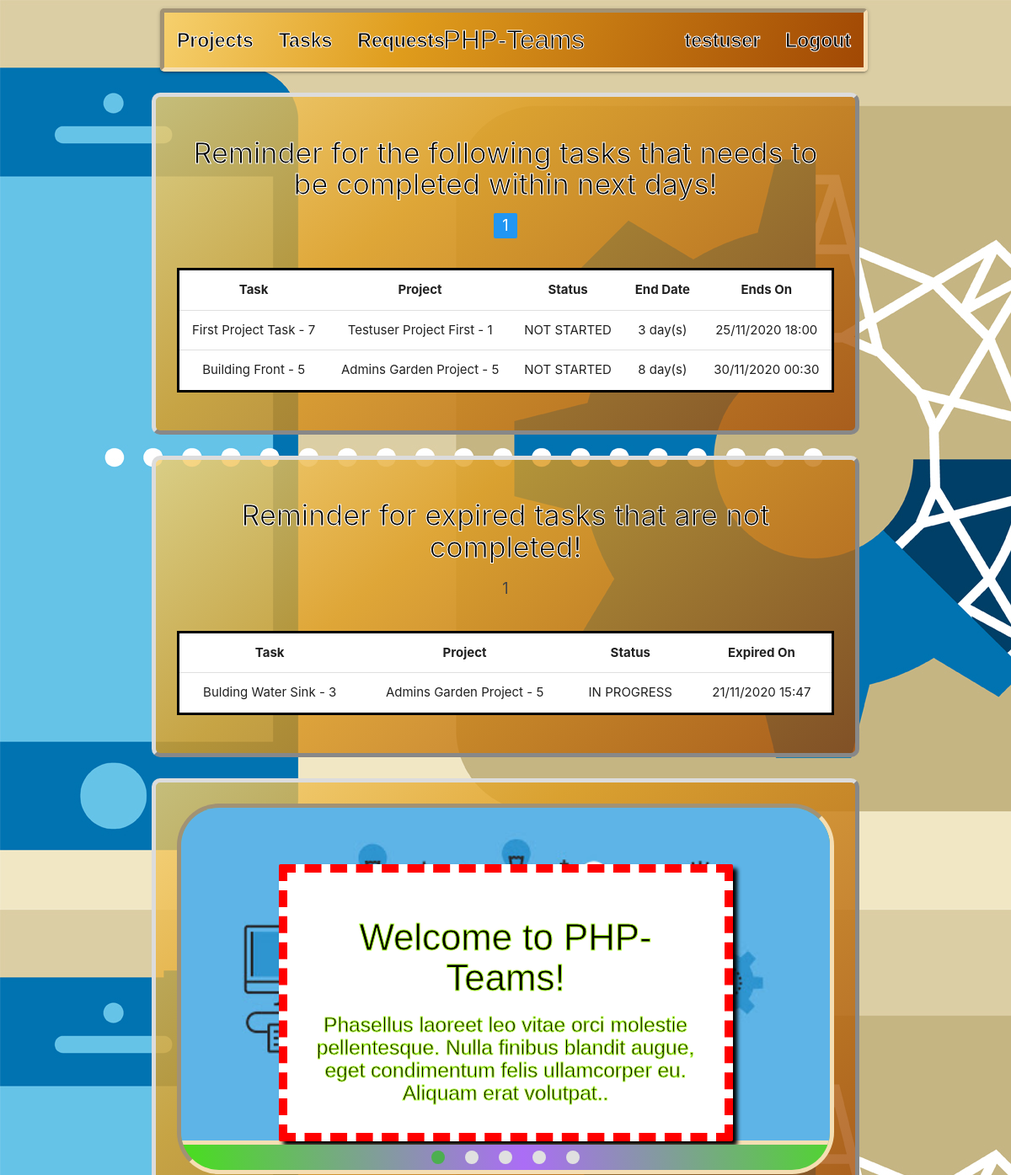
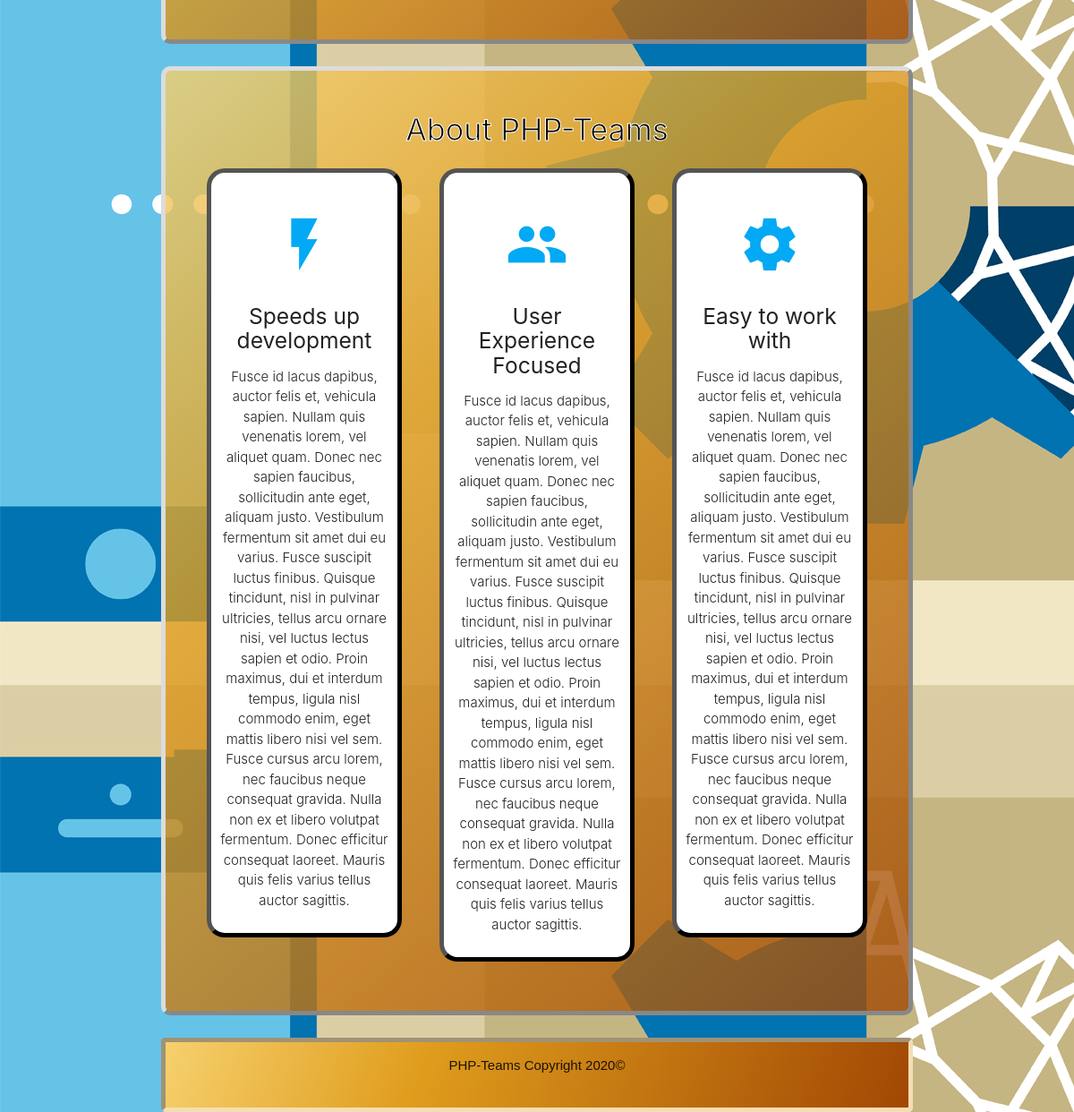
Page / (signed in) on the committed database (2 pictures, top to bottom).
### tables this page shows
CREATE TABLE `task_table` (
  `id` int(11) NOT NULL,
  `name` varchar(255) NOT NULL,
  `description` text NOT NULL,
  `status` varchar(255) NOT NULL,
  `created_by` varchar(255) NOT NULL,
  `updated_by` varchar(255) DEFAULT NULL,
  `date_start` datetime DEFAULT NULL,
  `date_end` datetime DEFAULT NULL,
  `date_created` timestamp NOT NULL DEFAULT current_timestamp(),
  `date_updated` timestamp NULL DEFAULT NULL ON UPDATE current_timestamp(),
  `project_id` int(11) NOT NULL
);

CREATE TABLE `project_table` (
  `id` int(11) NOT NULL,
  `name` varchar(255) NOT NULL,
  `description` text NOT NULL,
  `created_by` varchar(255) NOT NULL,
  `updated_by` varchar(255) DEFAULT NULL,
  `date_created` timestamp NOT NULL DEFAULT current_timestamp(),
  `date_updated` timestamp NULL DEFAULT NULL ON UPDATE current_timestamp(),
  `image` varchar(255) NOT NULL
);

### index.php (the view, shortened to what this page needs)
<!DOCTYPE html>
<html>
<head>
    <?php include(APP_ROOT . 'templates/head.php') ?>
</head>
<body>
    <?php include(APP_ROOT . 'templates/header.php') ?>
    <main class="container">
        <?php
            include('config/db_connect.php');
            if(isset($_SESSION['$user'])){
                $userId = $_SESSION['$userId'];
                $query = "SELECT t.id AS id, t.name AS task, t.status AS status,
                          t.date_end AS dateEnd, p.name AS project, p.id AS projectId,
                          DATEDIFF(t.date_end, now()) as daysEnd
                          FROM task_table t
                          INNER JOIN project_table p ON p.id = t.project_id
                          INNER JOIN user_project_table up ON up.project_id = p.id
                          WHERE up.user_id = '$userId' AND t.status != 'DONE'
                          HAVING daysEnd BETWEEN 1 AND 9
                          ORDER BY daysEnd ASC";
                $result = mysqli_query($connection, $query);
                if($result){
                    $numRows = mysqli_num_rows($result);
                    if($numRows > 0){
                        echo '<section>
                                <div class="row center-align">
                                    <h4>Reminder for the following tasks that needs to be completed within next days!</h4>
                                    <table id="table-tasks" class="highlight responsive-table centered">
                                        <thead>
                                            <th>Task</th>
                                            <th>Project</th>
                                            <th>Status</th>
                                            <th>End Date</th>
                                            <th>Ends On</th>
                                        </thead>
                                        <tbody>';
                        while($row = mysqli_fetch_assoc($result)){
                            echo '<tr>';
                                echo '<td>'. $row['task'] . ' - '. $row['id'] .'</td>';
                                echo '<td>'. $row['project'] . ' - '. $row['projectId'] .'</td>';
                                echo '<td>'. preg_replace("/_/i", " ", $row['status']) .'</td>';
                                echo '<td>'. $row['daysEnd'] . ' ' .'day(s)</td>';
                                $date = strtotime($row['dateEnd']);
                                echo '<td>' . date("d/m/Y H:i", $date) . '</td>';
                            echo '</tr>';
                        }
                        echo '<div class="row center-align">
                                <div class="col-md-12 center text-center">
                                    <ul class="pagination pager"></ul>
                                </div>
                             </div>';
                        echo '</tbody></table></div></section>';
                    }
                }
                $query = "SELECT t.id AS id, t.name AS task, t.status AS status,
                p.name AS project, p.id AS projectId, t.date_end AS dateEnd,
                DATEDIFF(t.date_end, now()) as daysEnd
                FROM task_table t
                INNER JOIN project_table p ON p.id = t.project_id
                INNER JOIN user_project_table up ON up.project_id = p.id
                WHERE up.user_id = '$userId' AND t.status != 'DONE'
                HAVING daysEnd BETWEEN -5 AND 0
                ORDER BY daysEnd ASC";
                $result = mysqli_query($connection, $query);
                if($result){
                    $numRows = mysqli_num_rows($result);
                    if($numRows > 0){
                        echo '<section>
                                <div class="row center-align">
                                    <h4>Reminder for expired tasks that are not completed!</h4>
                                    <table id="table-tasks" class="highlight responsive-table centered">
                                        <thead>
                                            <th>Task</th>
                                            <th>Project</th>
                                            <th>Status</th>
                                            <th>Expired On</th>
                                        </thead>
                                        <tbody>';
                        while($row = mysqli_fetch_assoc($result)){
                            echo '<tr>';
                                echo '<td>'. $row['task'] . ' - '. $row['id'] .'</td>';
                                echo '<td>'. $row['project'] . ' - '. $row['projectId'] .'</td>';
                                echo '<td>'. preg_replace("/_/i", " ", $row['status']) .'</td>';
                                $date = strtotime($row['dateEnd']);
                                echo '<td>' . date("d/m/Y H:i", $date) . '</td>';
                            echo '</tr>';
                        }
                        echo '<div class="row center-align">
                                <div class="col-md-12 center text-center">
                                    <ul class="pagination pager"></ul>
                                </div>
                            </div>';
                        echo '</tbody></table></div></section>';
                    }
                }
            }
        ?>
        <section>
            <div class="row">
                <div class="slider">
                    <ul class="slides">
                        <li>
                            <div class="caption center-align card">
                                <div class="card-content">
                                    <h3 span="card-title">Welcome to PHP-Teams!</h3>
                                    <h5 class="light text-lighten-3">Phasellus laoreet leo vitae orci molestie pellentesque. Nulla finibus blandit augue, eget condimentum felis ullamcorper eu. Aliquam erat volutpat..</h5>
                                </div>
                            </div>
                        </li>
                    </ul>
                </div>
            </div>
        </section>
        <section>
            <div class="row center-align">
                <h4>About PHP-Teams</h4>
                <div class="col s12 m4">
                    <div class="icon-block">
                        <h2 class="center light-blue-text"><i class="material-icons">flash_on</i></h2>
                        <h5 class="center">Speeds up development</h5>
                        <p class="light">Fusce id lacus dapibus, auctor felis et, vehicula sapien. Nullam quis venenatis lorem, vel aliquet quam. Donec nec sapien faucibus, sollicitudin ante eget, aliquam justo. Vestibulum fermentum sit amet dui eu varius. Fusce suscipit luctus finibus. Quisque tincidunt, nisl in pulvinar ultricies, tellus arcu ornare nisi, vel luctus lectus sapien et odio. Proin maximus, dui et interdum tempus, ligula nisl commodo enim, eget mattis libero nisi vel sem. Fusce cursus arcu lorem, nec faucibus neque consequat gravida. Nulla non ex et libero volutpat fermentum. Donec efficitur consequat laoreet. Mauris quis felis varius tellus auctor sagittis.</p>
                    </div>
                </div>
                <div class="col s12 m4">
                    <div class="icon-block">
                        <h2 class="center light-blue-text"><i class="material-icons">group</i></h2>
                        <h5 class="center">User Experience Focused</h5>
                        <p class="light">Fusce id lacus dapibus, auctor felis et, vehicula sapien. Nullam quis venenatis lorem, vel aliquet quam. Donec nec sapien faucibus, sollicitudin ante eget, aliquam justo. Vestibulum fermentum sit amet dui eu varius. Fusce suscipit luctus finibus. Quisque tincidunt, nisl in pulvinar ultricies, tellus arcu ornare nisi, vel luctus lectus sapien et odio. Proin maximus, dui et interdum tempus, ligula nisl commodo enim, eget mattis libero nisi vel sem. Fusce cursus arcu lorem, nec faucibus neque consequat gravida. Nulla non ex et libero volutpat fermentum. Donec efficitur consequat laoreet. Mauris quis felis varius tellus auctor sagittis.</p>
                    </div>
                </div>
                <div class="col s12 m4">
                    <div class="icon-block">
                        <h2 class="center light-blue-text"><i class="material-icons">settings</i></h2>
                        <h5 class="center">Easy to work with</h5>
                        <p class="light">Fusce id lacus dapibus, auctor felis et, vehicula sapien. Nullam quis venenatis lorem, vel aliquet quam. Donec nec sapien faucibus, sollicitudin ante eget, aliquam justo. Vestibulum fermentum sit amet dui eu varius. Fusce suscipit luctus finibus. Quisque tincidunt, nisl in pulvinar ultricies, tellus arcu ornare nisi, vel luctus lectus sapien et odio. Proin maximus, dui et interdum tempus, ligula nisl commodo enim, eget mattis libero nisi vel sem. Fusce cursus arcu lorem, nec faucibus neque consequat gravida. Nulla non ex et libero volutpat fermentum. Donec efficitur consequat laoreet. Mauris quis felis varius tellus auctor sagittis.</p>
                    </div>
                </div>
            </div>
        </section>
    </main>
    <?php include(APP_ROOT . 'templates/footer.php') ?>
</body>
</html>

### templates/head.php (shortened to what this page needs)
<link rel="stylesheet" href="https://cdnjs.cloudflare.com/ajax/libs/materialize/1.0.0/css/materialize.min.css">
<link rel="stylesheet" type="text/css" href="/php-teams/resources/css/main.css">

### templates/header.php (shortened to what this page needs)
<header class="container">
    <nav>
        <div class="nav-wrapper">
            <a href="/php-teams" class="brand-logo center waves-effect">PHP-Teams</a>
            <ul class="left hide-on-med-and-down">
                <?php
                if (isset($_SESSION['$user'])) {
                    echo '<li><a class="waves-effect" href="/php-teams/project">Projects</a></li>
                                <li><a class="waves-effect" href="/php-teams/task">Tasks</a></li>
                                <li><a class="waves-effect" href="/php-teams/request">Requests <span id="request-pending-count"></span></a></li>';
                }
                ?>
            </ul>
            <ul class="right hide-on-med-and-down">
                <?php
                if (!isset($_SESSION['$user'])) {
                    echo '<li><a class="modal-trigger waves-effect" href="#modal-login" data-target="modal-user-login">Login</a></li>
                    <li><a class="modal-trigger waves-effect" href="#modal-register" data-target="modal-user-register">Register</a></li>';
                } else {
                    echo '<li><a class="waves-effect" href="#modal-read-user" onclick="readUser(\'' . $_SESSION['$user'] . '\')">'. $_SESSION['$user'] .'</a></li>
                        <li><a class="modal-trigger waves-effect" href="#modal-logout" data-target="modal-user-logout">Logout</a></li>';
                }
                ?>
            </ul>
        </div>
    </nav>
</header>

### templates/footer.php
<footer class="container">
    <div class="footer-copyright">
        <div class="row center-align">
           <p>PHP-Teams Copyright 2020&copy</p>
        </div>
    </div>
</footer>

### resources/css/main.css (style rules this page uses)
body { background-image: url('../img/background.jpg'); }
header nav, footer { background: linear-gradient(110deg, rgba(246,208,109,1) 0%, rgba(223,156,28,1) 35%, rgba(161,72,4,1) 100%); border: 5px inset wheat; border-radius:5px; margin:10px; min-height:75px; font-family: 'Franklin Gothic Medium', 'Arial Narrow', Arial, sans-serif; }
header nav ul li a, ul.sidenav li a { font-size: 23px; font-weight: bolder; }
header nav ul li a, header nav div a.brand-logo, ul.sidenav li a, section h4 { -webkit-text-fill-color: black; -webkit-text-stroke-width: 1px; -webkit-text-stroke-color: white; }
section { background: linear-gradient(139deg, rgba(246,208,109,0.8) 0%, rgba(223,156,28,0.8) 35%, rgba(161,72,4,0.8) 100%); border:5px outset gainsboro; border-radius: 10px; margin:25px auto; padding:25px; }
div.slider { background: linear-gradient(264deg, rgba(71,223,28,1) 0%, rgba(171,109,246,1) 50%, rgba(71,223,28,1) 100%); border: 5px inset wheat; border-radius:50px; font-family: Arial, Helvetica, sans-serif; overflow:hidden; }
div.slider div.card { background-color: white; border: 10px dashed red; box-shadow: 5px 5px 5px black; -webkit-text-fill-color: black; -webkit-text-stroke-width: 1px; -webkit-text-stroke-color: greenyellow; }
div.icon-block { background-color: white; border: 5px outset black; border-radius: 20px; min-height:600px; margin:10px; padding:10px; }
div.icon-block i { font-size:70px; }
#form-users-search, #table-users, #form-projects-search, #table-projects, #form-tasks-search, #table-tasks, #form-requests-search, #table-requests { background-color: white; border:3px solid black; }
#table-users tbody tr, #table-projects tbody tr, #table-tasks tbody tr, #table-requests tbody tr { cursor: pointer; }
table { border-spacing: 2px; }
table th, table td { padding: 12px; }

### rows in the picture
task_table: name "First Project Task", id "7", project.name "Testuser Project First", project "1", status "NOT STARTED", daysEnd "3", date_end "25/11/2020 18:00"
task_table: name "Building Front", id "5", project.name "Admins Garden Project", project "5", status "NOT STARTED", daysEnd "8", date_end "30/11/2020 00:30"
task_table: name "Bulding Water Sink", id "3", project.name "Admins Garden Project", project "5", status "IN PROGRESS", date_end "21/11/2020 15:47"

### other values in the picture
$_SESSION['$user'] "testuser"
